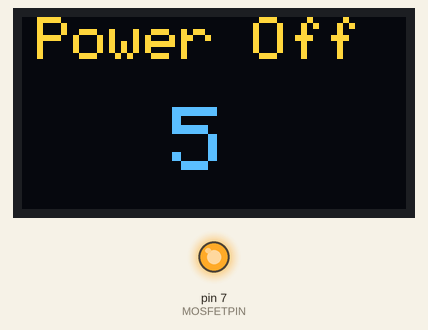
A sketch run on a simulated Arduino Uno, built with avr-gcc and run on an emulated ATmega328P. On the bench: 128×64 one-colour display, output pins drawn as LEDs (lit = HIGH). The OLED is the two-colour kind (top 16 rows yellow).

Above: at 0.1 s.
At 1.1 s:
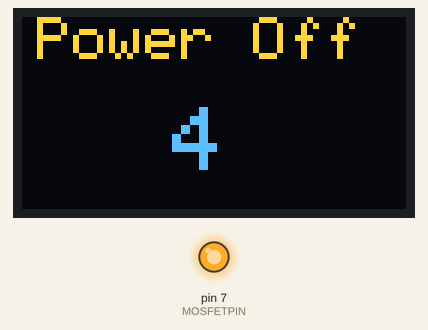
At 2.2 s:
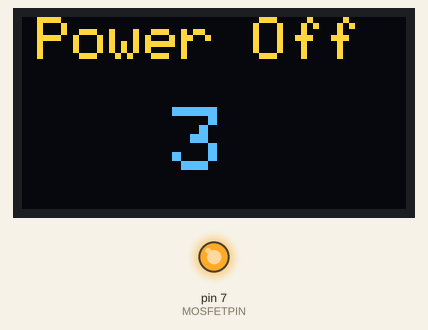
At 3.2 s:
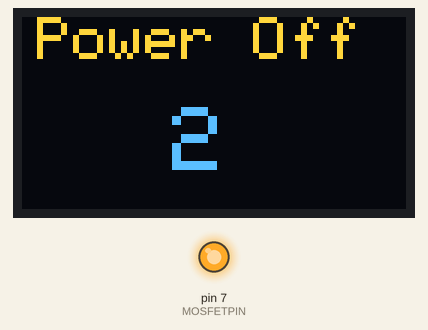
Timing chart, 0 to 6.7 s (numbered marks = the images above):
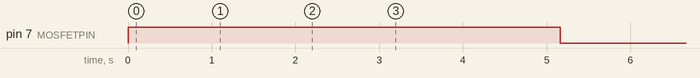

Measured:
- what the display in image 1 shows lasts 1.0 s, from 1.1 s to 2.1 s

The sketch:

AutoPowerOff.ino
```cpp
#include <Adafruit_SSD1306.h>
#include <Adafruit_GFX.h>

// Pin definitions
#define OLED_RESET 4
const int MOSFETPIN =  7;

void setup(void)
{
  pinMode(MOSFETPIN, OUTPUT);
  digitalWrite(MOSFETPIN, HIGH);

  Adafruit_SSD1306 display(OLED_RESET);

  // SSD1306 Init
  display.begin(SSD1306_SWITCHCAPVCC,0x3C);  // Switch OLED

  display.clearDisplay();

  // text display tests
  display.setTextSize(2);
  display.setTextColor(WHITE);
  display.setCursor(5,0);
  display.println("Power Off");

  display.setTextSize(3);
  display.setTextColor(WHITE);
  display.setCursor(50,30);
  display.print("5");
  display.display();
  delay(1000);

  display.setCursor(50,30);
  display.setTextColor(BLACK);
  display.print("5");
  display.setTextColor(WHITE);
  display.setCursor(50,30);
  display.print("4");
  display.display();
  delay(1000);

  display.setCursor(50,30);
  display.setTextColor(BLACK);
  display.print("4");
  display.setTextColor(WHITE);
  display.setCursor(50,30);
  display.print("3");
  display.display();
  delay(1000);

  display.setCursor(50,30);
  display.setTextColor(BLACK);
  display.print("3");
  display.setTextColor(WHITE);
  display.setCursor(50,30);
  display.print("2");
  display.display();
  delay(1000);

  display.setCursor(50,30);
  display.setTextColor(BLACK);
  display.print("2");
  display.setTextColor(WHITE);
  display.setCursor(50,30);
  display.print("1");
  display.display();
  delay(1000);

  digitalWrite(MOSFETPIN, LOW);


}

void loop() {

}
```
